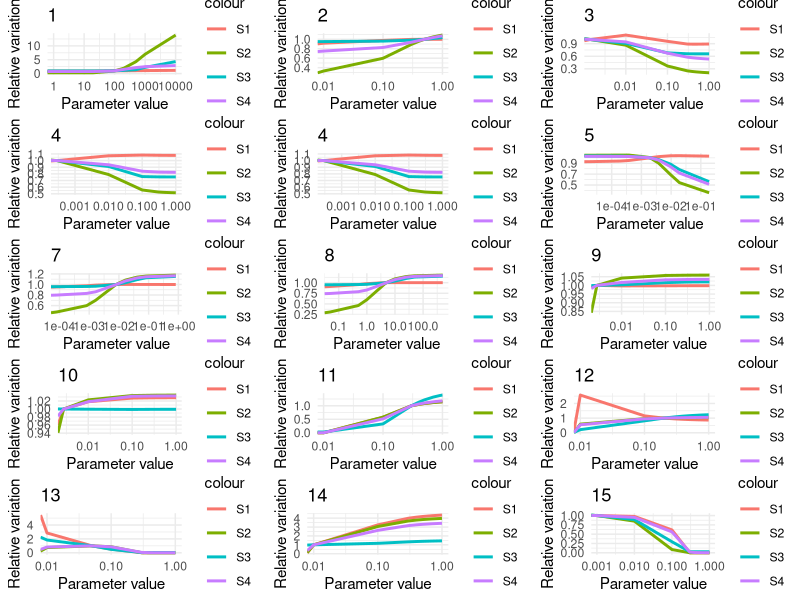

Here is the R script that generated this plot:
library(tidyverse)
library(ggpubr)


### Mod?le dont la sensibilit? doit ?tre analys?e dans le cadre du projet MODE-MPI 2023-2024

### Le mod?le est ici d?fini sous forme de fonction pour faciliter vos analyses de sensibilit? (AS)
### La fonction renvoie les sorties ponctuelles qui sont ? analyser dans l'AS

modAppli <- function(parametre){  

  # CONDITIONS DE SIMULATION
  temps = 2*365; # nb de pas de temps (en jours)
  # initialisation pour la sauvegarde de 4 sorties ponctuelles pour chaque jeu de param?tres
  sorties <- matrix(0, nrow=nrow(parametre), ncol=4)

  # boucle des sc?narios de l'?chantillonnage de l'AS
  for (i in 1:nrow(parametre)) { 

    # STRUCTURE & PARAMETRES DU MODELE

    # XX
    K = parametre[i,1] ;		# xx
    sr = parametre[i,2] ;	# xx
    m1 = parametre[i,3] ;	# xx
    m2 = parametre[i,4] ;	# xx
    m3 = parametre[i,5] ;	# xx
    f2 = parametre[i,6] ;	# xx
    f3 = parametre[i,7] ;	# xx
    portee = parametre[i,8] ;	# xx
    t1 = parametre[i,9] ;	# xx
    t2 = parametre[i,10] ;	# xx

    # XX
    trans = parametre[i,11] ; # xx
    lat = parametre[i,12] ;	# xx
    rec = parametre[i,13] ;	# xx
    loss = parametre[i,14] ;	# xx
    madd = parametre[i,15] ;	# xx

    # INITIALISATION
    MAT <- array(0, dim=c(4,4,temps)); # nb indiv par classe d'?ge en ligne (derni?re ligne = pop tot), ?tat de sant? en colonne, pas de temps (dimension 3)
    nvinf <- array(0, dim=c(temps));
    # conditions initiales (la population est ? sa structure d'?quilibre, calcul?e par ailleurs)
    MAT[1,1,1] <- 27; # xx
    MAT[2,1,1] <- 23; # xx
    MAT[3,1,1] <- 36; # xx
    MAT[3,3,1] <- 1;  # xx
    # effectifs par ?tat de sant?
    MAT[4,1,1] <- sum(MAT[1:3,1,1]); MAT[4,2,1] <- sum(MAT[1:3,2,1]); MAT[4,3,1] <- sum(MAT[1:3,3,1]); MAT[4,4,1] <- sum(MAT[1:3,4,1]);

    # SIMULATIONS
    # boucle du temps
    for (t in 1:(temps-1)) { 
     # classe d'?ge xx
      # RQ : les naissances sont XX, les nouveaux n?s ?tant dans l'?tat XX
      N <- sum(MAT[4,,t]);	# taille de la pop en t
	MAT[1,1,t+1] <- MAT[1,1,t]*(1-m1-t1-trans*MAT[4,3,t]/N) + loss*MAT[1,4,t]      + max(0, sr*portee*(sum(MAT[2,,t])*f2 + sum(MAT[3,,t])*f3) * (1 - N/K)); 
	MAT[1,2,t+1] <- MAT[1,2,t]*(1-m1-t1-lat)			  + trans*MAT[1,1,t]*MAT[4,3,t]/N; 
	MAT[1,3,t+1] <- MAT[1,3,t]*(1-m1-madd-t1-rec)  		  + lat*MAT[1,2,t]; 
	MAT[1,4,t+1] <- MAT[1,4,t]*(1-m1-t1-loss) 		  + rec*MAT[1,3,t]; 
     # classe d'?ge xx
	MAT[2,1,t+1] <- MAT[1,1,t]*t1	+ MAT[2,1,t]*(1-m2-t2-trans*MAT[4,3,t]/N) + loss*MAT[2,4,t];
	MAT[2,2,t+1] <- MAT[1,2,t]*t1	+ MAT[2,2,t]*(1-m2-t2-lat)			+ trans*MAT[2,1,t]*MAT[4,3,t]/N;
	MAT[2,3,t+1] <- MAT[1,3,t]*t1	+ MAT[2,3,t]*(1-m2-madd-t2-rec)		+ lat*MAT[2,2,t];
	MAT[2,4,t+1] <- MAT[1,4,t]*t1	+ MAT[2,4,t]*(1-m2-t2-loss)			+ rec*MAT[2,3,t];
     # classe d'?ge xx
	MAT[3,1,t+1] <- MAT[2,1,t]*t2	+ MAT[3,1,t]*(1-m3-trans*MAT[4,3,t]/N) 	+ loss*MAT[3,4,t];
	MAT[3,2,t+1] <- MAT[2,2,t]*t2	+ MAT[3,2,t]*(1-m3-lat)				+ trans*MAT[3,1,t]*MAT[4,3,t]/N;
	MAT[3,3,t+1] <- MAT[2,3,t]*t2	+ MAT[3,3,t]*(1-m3-madd-rec)			+ lat*MAT[3,2,t];
	MAT[3,4,t+1] <- MAT[2,4,t]*t2	+ MAT[3,4,t]*(1-m3-loss)			+ rec*MAT[3,3,t];
     # calcul des effectifs par ?tat de sant?
	MAT[4,1,t+1] <- sum(MAT[1:3,1,t+1]); MAT[4,2,t+1] <- sum(MAT[1:3,2,t+1]); MAT[4,3,t+1] <- sum(MAT[1:3,3,t+1]); MAT[4,4,t+1] <- sum(MAT[1:3,4,t+1]);
	nvinf[t+1]   <- trans*MAT[4,1,t]*MAT[4,3,t]/N

    }# fin boucle temps

    # sorties ponctuelles ? analyser
    # XX
    sortie1 <- (MAT[4,2,temps]+MAT[4,3,temps])/sum(MAT[4,,temps]) # proportion de malade (infectieux ou non) à la fin
    # xx
    sortie2 <- nvinf[temps] # nombre d'infection à la fin
    # xx
    sortie3 <- max(MAT[4,3,1:temps]) # ?effectif maximal de malades infectieux
    # xx
    sortie4 <- sum(nvinf[1:365]) #nombre d'infection la première année
    
    sorties[i,1] <- sortie1;
    sorties[i,2] <- sortie2;
    sorties[i,3] <- sortie3;
    sorties[i,4] <- sortie4;
    
  }# fin boucle sc?narios AS

  return(sorties)
} # fin fonction du mod?le

# END



ValNominale = c(100, 
                0.5, 0.0014, 0.00029, 0.0019, 
                0.0019, 0.0082, 5, 1/365, 1/365, 
                0.3, 1/5, 1/20, 1/100, 0.001)


scenario_initial = matrix(ValNominale, nrow=1, ncol=15)

res = modAppli(scenario_initial)

scenario_OAT = rbind(ValNominale,ValNominale,ValNominale,ValNominale,ValNominale,
                   ValNominale,ValNominale,ValNominale,ValNominale,ValNominale, ValNominale)



graph_oat = function(i, bornes){
  
  scenario_OAT_i = scenario_OAT

  if (bornes[1] != Inf){
    inf = bornes[1]
    sup = bornes[2]
    
    scenario_OAT_i[, i] = c(ValNominale[i],
                          inf + (sup-inf)  * c(0, 0.01, 0.1, 0.3, 0.4, 0.5, 0.7, 0.9, 0.99, 1)
                          )

  }
  else{
    scenario_OAT_i[, i] = ValNominale[i] * c(1,
                                             0, 1/100, 1/10, 1/5, 0.9,
                                             1.1, 2, 5, 10, 100)
    
  }
    res = modAppli(scenario_OAT_i)
    
    fina = tibble(paramettre_i = scenario_OAT_i[, i],
                  prop_inf = res[,1]/res[1,1],
                  infec_end = res[,2]/res[1,2],
                  nb_max_infec = res[,3]/res[1,3] ,
                  nb_infec_year1 = res[,4]/res[1,4])
    
    
    ggplot() +
      geom_line(data = fina, aes(x = paramettre_i, y = prop_inf, color = "S1"), size = 1) +
      geom_line(data = fina, aes(x = paramettre_i, y = infec_end, color = "S2"), size = 1) +
      geom_line(data = fina, aes(x = paramettre_i, y = nb_max_infec,  color = "S3"), size = 1) +
      geom_line(data = fina, aes(x = paramettre_i, y = nb_infec_year1,  color = "S4"), size = 1) +
      scale_x_continuous(trans='log10') +
      labs(x = "Parameter value", y = "Relative variation") +
      theme_minimal() +
      ggtitle(i)
}

ggarrange(graph_oat(i = 1, bornes = c(Inf, Inf)), graph_oat(i = 2, bornes = c(0, 1)), graph_oat(i = 3, bornes = c(0, 1)),
          graph_oat(i = 4, bornes = c(0, 1)), graph_oat(i = 4, bornes = c(0, 1)), graph_oat(i = 5, bornes = c(Inf, Inf)),
          graph_oat(i = 7, bornes = c(Inf, Inf)), graph_oat(i = 8, bornes = c(Inf, Inf)), graph_oat(i = 9, bornes = c(0, 1)),
          graph_oat(i = 10, bornes = c(0,1)), graph_oat(i = 11, bornes = c(0, 1)), graph_oat(i = 12, bornes = c(0, 1)),
          graph_oat(i = 13, bornes = c(0, 1)), graph_oat(i = 14, bornes = c(0, 1)), graph_oat(i = 15, bornes = c(0, 1)),
          ncol = 3, nrow = 5)
